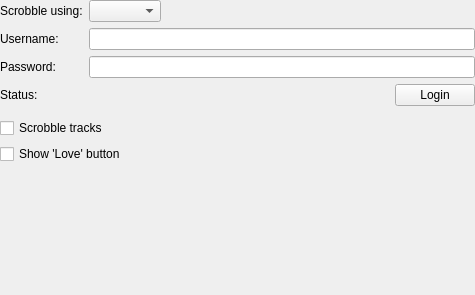
<?xml version="1.0" encoding="UTF-8"?>
<ui version="4.0">
 <class>ScrobblingSettings</class>
 <widget class="QWidget" name="ScrobblingSettings">
  <property name="geometry">
   <rect>
    <x>0</x>
    <y>0</y>
    <width>475</width>
    <height>295</height>
   </rect>
  </property>
  <layout class="QFormLayout" name="formLayout">
   <property name="leftMargin">
    <number>0</number>
   </property>
   <property name="topMargin">
    <number>0</number>
   </property>
   <property name="rightMargin">
    <number>0</number>
   </property>
   <property name="bottomMargin">
    <number>0</number>
   </property>
   <property name="fieldGrowthPolicy">
    <enum>QFormLayout::ExpandingFieldsGrow</enum>
   </property>
   <item row="0" column="0">
    <widget class="BuddyLabel" name="scrobblerLabel">
     <property name="text">
      <string>Scrobble using:</string>
     </property>
     <property name="buddy">
      <cstring>scrobbler</cstring>
     </property>
    </widget>
   </item>
   <item row="0" column="1">
    <layout class="QHBoxLayout" name="scrobblerLayout">
     <property name="margin">
      <number>0</number>
     </property>
     <property name="spacing">
      <number>0</number>
     </property>
     <item>
      <widget class="QComboBox" name="scrobbler"/>
     </item>
     <item>
     <widget class="QLabel" name="scrobblerName"/>
     </item>
    </layout>
   </item>
   <item row="1" column="0">
    <widget class="BuddyLabel" name="userLabel">
     <property name="text">
      <string>Username:</string>
     </property>
     <property name="buddy">
      <cstring>user</cstring>
     </property>
    </widget>
   </item>
   <item row="1" column="1">
    <widget class="LineEdit" name="user"/>
   </item>
   <item row="2" column="0">
    <widget class="BuddyLabel" name="passLabel">
     <property name="text">
      <string>Password:</string>
     </property>
     <property name="buddy">
      <cstring>pass</cstring>
     </property>
    </widget>
   </item>
   <item row="2" column="1">
    <widget class="LineEdit" name="pass">
     <property name="echoMode">
      <enum>QLineEdit::Password</enum>
     </property>
    </widget>
   </item>
   <item row="3" column="0">
    <widget class="BuddyLabel" name="statusLabel">
     <property name="text">
      <string>Status:</string>
     </property>
     <property name="buddy">
      <cstring>loginButton</cstring>
     </property>
    </widget>
   </item>
   <item row="3" column="1">
    <layout class="QHBoxLayout" name="horizontalLayout">
     <item>
      <widget class="QLabel" name="loginStatusLabel">
       <property name="sizePolicy">
        <sizepolicy hsizetype="MinimumExpanding" vsizetype="Preferred">
         <horstretch>0</horstretch>
         <verstretch>0</verstretch>
        </sizepolicy>
       </property>
       <property name="text">
        <string/>
       </property>
      </widget>
     </item>
     <item>
      <widget class="QPushButton" name="loginButton">
       <property name="sizePolicy">
        <sizepolicy hsizetype="Preferred" vsizetype="Fixed">
         <horstretch>0</horstretch>
         <verstretch>0</verstretch>
        </sizepolicy>
       </property>
       <property name="text">
        <string>Login</string>
       </property>
      </widget>
     </item>
    </layout>
   </item>
   <item row="4" column="0" colspan="2">
    <widget class="MessageWidget" name="messageWidget">
     <property name="frameShape">
      <enum>QFrame::StyledPanel</enum>
     </property>
     <property name="frameShadow">
      <enum>QFrame::Raised</enum>
     </property>
    </widget>
   </item>
   <item row="5" column="0" colspan="2">
    <widget class="QCheckBox" name="enableScrobbling">
     <property name="text">
      <string>Scrobble tracks</string>
     </property>
    </widget>
   </item>
   <item row="6" column="0" colspan="2">
    <widget class="QCheckBox" name="showLove">
     <property name="text">
      <string>Show 'Love' button</string>
     </property>
    </widget>
   </item>
   <item row="7" column="0">
    <spacer name="verticalSpacer_3x">
     <property name="orientation">
      <enum>Qt::Vertical</enum>
     </property>
     <property name="sizeType">
      <enum>QSizePolicy::Fixed</enum>
     </property>
     <property name="sizeHint" stdset="0">
      <size>
       <width>20</width>
       <height>4</height>
      </size>
     </property>
    </spacer>
   </item>
   <item row="8" column="0" colspan="2">
    <widget class="QLabel" name="noteLabel">
     <property name="alignment">
      <set>Qt::AlignLeading|Qt::AlignLeft|Qt::AlignTop</set>
     </property>
     <property name="wordWrap">
      <bool>true</bool>
     </property>
     <property name="textInteractionFlags">
      <set>Qt::NoTextInteraction</set>
     </property>
    </widget>
   </item>
   <item row="9" column="0">
    <spacer name="verticalSpacer">
     <property name="orientation">
      <enum>Qt::Vertical</enum>
     </property>
     <property name="sizeHint" stdset="0">
      <size>
       <width>20</width>
       <height>6</height>
      </size>
     </property>
    </spacer>
   </item>
  </layout>
 </widget>
 <customwidgets>
  <customwidget>
   <class>LineEdit</class>
   <extends>QLineEdit</extends>
   <header>support/lineedit.h</header>
  </customwidget>
  <customwidget>
   <class>BuddyLabel</class>
   <extends>QLabel</extends>
   <header>support/buddylabel.h</header>
  </customwidget>
  <customwidget>
   <class>MessageWidget</class>
   <extends>QFrame</extends>
   <header>support/messagewidget.h</header>
   <container>1</container>
  </customwidget>
 </customwidgets>
 <resources/>
 <connections/>
</ui>
